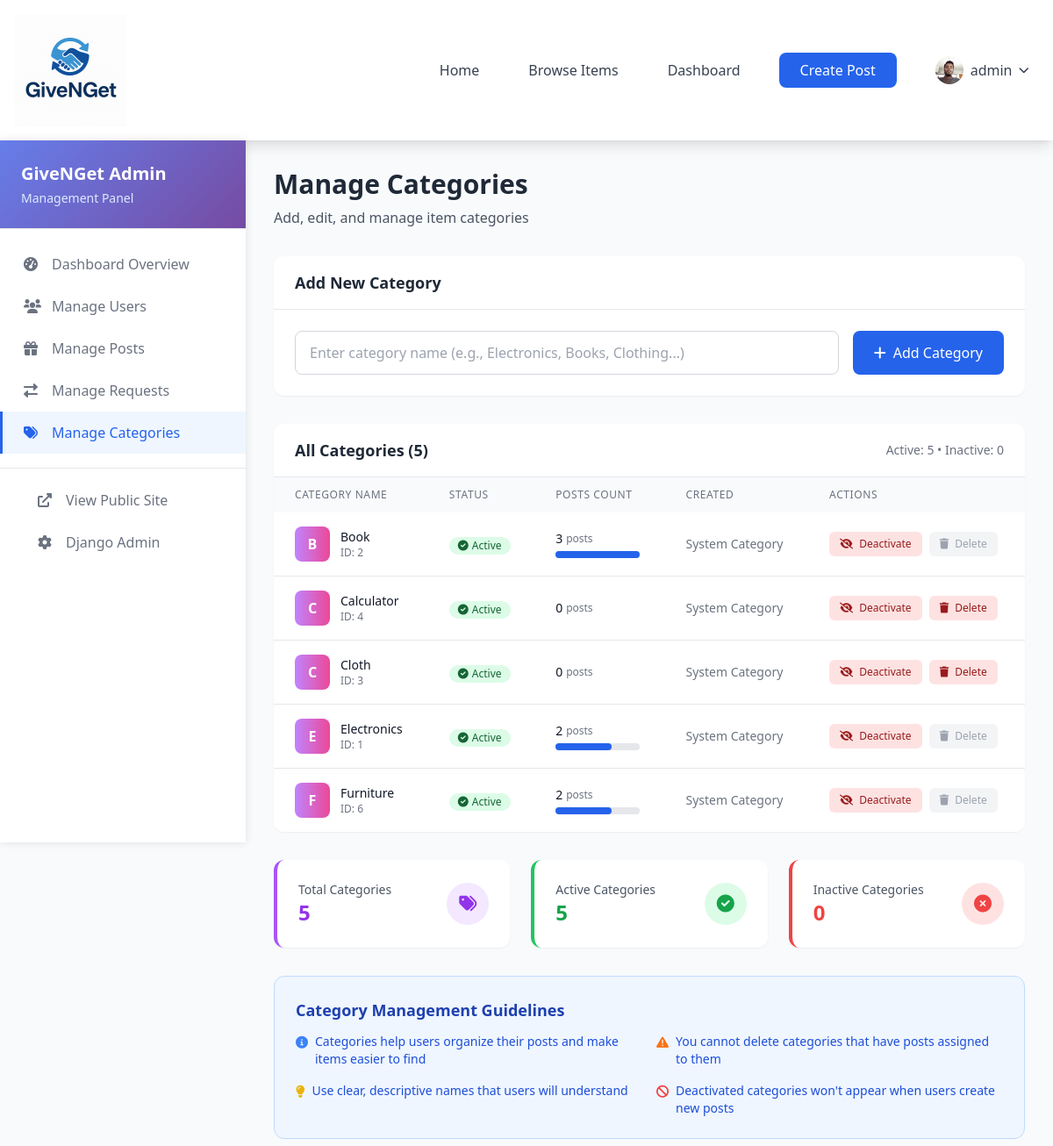
The page /dashboard/?section=categories (signed in, upper part) on the database as committed earlier.
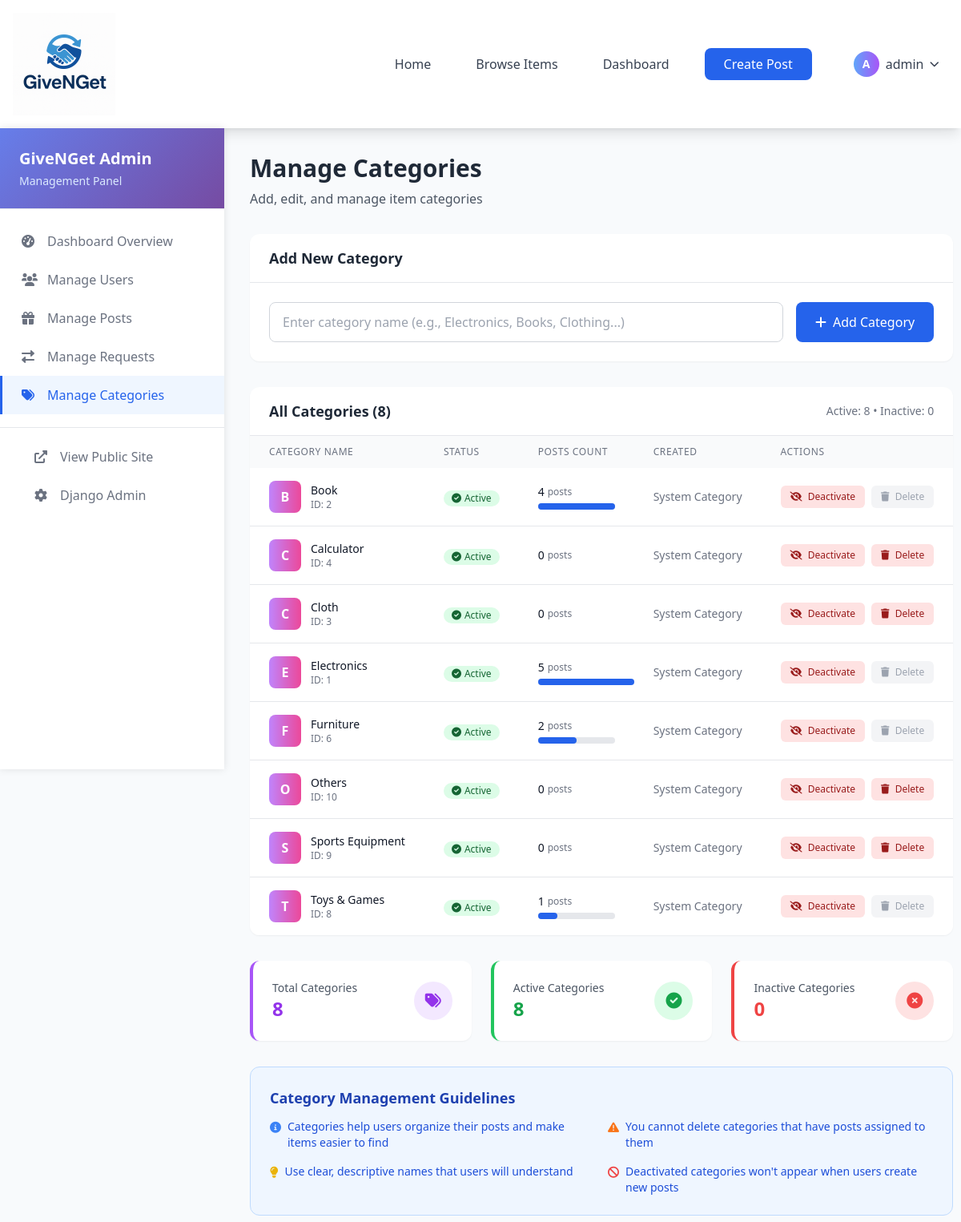
The same page on the database as committed later.
### users/models.py (models this page shows, shortened)
class User(AbstractUser):
    username = None
    STATUS_CHOICES = [
        ('active', 'Active'),
        ('inactive', 'Inactive'),
        ('suspended', 'Suspended'),
    ]
    name = models.CharField(max_length=150)
    email = models.EmailField(unique=True)
    phone = models.CharField(
        max_length=15,
        blank=True,
        null=True,
        validators=[RegexValidator(
            regex=r'^(?:\+?88)?01[3-9]\d{8}$',
            message="Enter a valid Bangladeshi phone number"
        )]
    )
    status = models.CharField(max_length=10, choices=STATUS_CHOICES, default='active')
    profile_photo = models.ImageField(upload_to='profile_photos/', null=True, blank=True)
    address = models.TextField(blank=True)
    total_donations = models.PositiveIntegerField(default=0)
    completed_donations = models.PositiveIntegerField(default=0)  # Changed from completed_transactions
    completed_exchanges = models.PositiveIntegerField(default=0)  # New field for exchanges
    groups = models.ManyToManyField(
        'auth.Group',
        related_name='custom_user_groups',
        blank=True,
        help_text='The groups this user belongs to.'
    )
    user_permissions = models.ManyToManyField(
        'auth.Permission',
        related_name='custom_user_permissions',
        blank=True,
        help_text='Specific permissions for this user.'
    )
    USERNAME_FIELD = 'email'
    REQUIRED_FIELDS = ['name']
    objects = CustomUserManager()

### Upohar/models.py (models this page shows, shortened)
class Category(models.Model):
    name = models.CharField(max_length=100, unique=True)
    is_active = models.BooleanField(default=True)

### users/views.py (the view)
# urls.py: path('dashboard/', views.dashboard, name='dashboard'),
@login_required
def dashboard(request):
    user = request.user
    context = {'user': user}
    if user.is_active and (user.is_staff or user.is_superuser):
        return admin_dashboard(request)
    return user_dashboard(request)

### users/views.py (called while the page is built, shortened)
def get_admin_categories_data(request):
    categories = Category.objects.all().annotate(
        post_count=Count('upoharpost')
    ).order_by('name')
    active_count = categories.filter(is_active=True).count()
    inactive_count = categories.filter(is_active=False).count()
    return {
        'categories': categories,
        'active_count': active_count,
        'inactive_count': inactive_count,
    }

### users/templates/admin_dashboard.html (shortened to what this page needs)
{% extends 'base.html' %}
{% load admin_filters %}
{% load static %}
{% block extra_css %}
<link href="https://cdn.jsdelivr.net/npm/chart.js@3.9.1/dist/chart.min.css" rel="stylesheet">
{% endblock %}
{% block content %}
<div class="dashboard-container">
    <div class="sidebar">
        <div class="sidebar-header">
            <h2 class="text-xl font-bold">GiveNGet Admin</h2>
            <p class="text-blue-100 text-sm mt-1">Management Panel</p>
        </div>
        <div class="sidebar-menu">
            <a href="?section=overview" class="menu-item {% if active_section == 'overview' %}active{% endif %}">
                <i class="fas fa-tachometer-alt"></i>
                Dashboard Overview
            </a>
            <a href="?section=users" class="menu-item {% if active_section == 'users' %}active{% endif %}">
                <i class="fas fa-users"></i>
                Manage Users
            </a>
            <a href="?section=posts" class="menu-item {% if active_section == 'posts' %}active{% endif %}">
                <i class="fas fa-gift"></i>
                Manage Posts
            </a>
            <a href="?section=requests" class="menu-item {% if active_section == 'requests' %}active{% endif %}">
                <i class="fas fa-exchange-alt"></i>
                Manage Requests
            </a>
            <a href="?section=categories" class="menu-item {% if active_section == 'categories' %}active{% endif %}">
                <i class="fas fa-tags"></i>
                Manage Categories
            </a>
            <div class="px-4 py-3 mt-4 border-t">
                <a href="{% url 'post_list' %}" class="menu-item">
                    <i class="fas fa-external-link-alt"></i>
                    View Public Site
                </a>
                <a href="/admin/" class="menu-item">
                    <i class="fas fa-cog"></i>
                    Django Admin
                </a>
            </div>
        </div>
    </div>
    <div class="main-content">
        <div id="categories-section" class="content-section {% if active_section == 'categories' %}active{% endif %}">
            {% include 'admin_sections/categories.html' %}
        </div>
    </div>
</div>
{% endblock %}

### Upohar/templates/base.html (shortened to what the changed rows need)
{% load static %}
<!DOCTYPE html>
<html lang="en">
<head>
    <link rel="preload" href="https://cdnjs.cloudflare.com/ajax/libs/font-awesome/6.0.0/css/all.min.css" as="style" onload="this.onload=null;this.rel='stylesheet'">
    <script src="https://cdn.tailwindcss.com"></script>
    <link rel="stylesheet" href="https://cdnjs.cloudflare.com/ajax/libs/font-awesome/6.0.0/css/all.min.css">
    {% block extra_css %}{% endblock %}
</head>
<body class="bg-gray-50">
    <nav class="bg-white shadow-lg sticky top-0 z-50 transition-all duration-300" aria-label="Main navigation">
        <div class="max-w-7xl mx-auto px-4">
            <div class="flex justify-between items-center py-4">
                <div class="hidden md:flex items-center space-x-8">
                    {% if user.is_authenticated %}
                        <a href="{% url 'dashboard' %}"
                           class="text-gray-700 hover:text-blue-600 font-medium transition duration-300 focus:outline-none focus:text-blue-600 rounded-lg px-3 py-2">
                            Dashboard
                        </a>
                        <a href="{% url 'create_post' %}"
                           class="bg-blue-600 hover:bg-blue-700 text-white px-6 py-2 rounded-lg font-medium transition duration-300 focus:outline-none focus:ring-2 focus:ring-blue-500 focus:ring-offset-2">
                            Create Post
                        </a>
                        <div class="relative group" x-data="{ open: false }">
                            <button class="flex items-center space-x-2 text-gray-700 hover:text-blue-600 font-medium transition duration-300 focus:outline-none focus:text-blue-600 rounded-lg px-3 py-2"
                                    @click="open = !open"
                                    aria-expanded="false"
                                    aria-haspopup="true"
                                    :aria-expanded="open.toString()">
                                {% if user.profile_photo %}
                                    <img src="{{ user.profile_photo.url }}"
                                         alt="{{ user.name }}'s profile photo"
                                         class="w-8 h-8 rounded-full object-cover"
                                         onerror="this.style.display='none'; this.nextElementSibling.style.display='flex';">
                                {% endif %}
                                <div class="w-8 h-8 bg-gradient-to-r from-blue-400 to-purple-500 rounded-full flex items-center justify-center text-white text-sm font-semibold {% if user.profile_photo %}hidden{% endif %}">
                                    {{ user.name|first|upper }}
                                </div>
                                <span>{{ user.name }}</span>
                                <i class="fas fa-chevron-down text-xs transition-transform duration-300" :class="{'rotate-180': open}"></i>
                            </button>
                        </div>
                    {% endif %}
                </div>
            </div>
        </div>
    </nav>
    <main id="main-content">
        {% block content %}{% endblock %}
    </main>
</body>
</html>

### users/templates/admin_sections/categories.html (shortened to what the changed rows need)
<div class="mb-8">
    <h1 class="text-3xl font-bold text-gray-800">Manage Categories</h1>
</div>
<div class="bg-white rounded-xl shadow-sm overflow-hidden mb-8">
    <div class="px-6 py-4 border-b border-gray-200">
        <h2 class="text-lg font-semibold text-gray-800">Add New Category</h2>
    </div>
</div>
<div class="bg-white rounded-xl shadow-sm overflow-hidden">
    <div class="px-6 py-4 border-b border-gray-200">
        <div class="flex justify-between items-center">
            <h2 class="text-lg font-semibold text-gray-800">All Categories ({{ categories.count }})</h2>
            <div class="text-sm text-gray-500">
                Active: {{ active_count }} • Inactive: {{ inactive_count }}
            </div>
        </div>
    </div>
    <div class="overflow-x-auto">
        <table class="w-full">
            <thead class="bg-gray-50">
                <tr>
                    <th class="px-6 py-3 text-left text-xs font-medium text-gray-500 uppercase tracking-wider">Category Name</th>
                    <th class="px-6 py-3 text-left text-xs font-medium text-gray-500 uppercase tracking-wider">Status</th>
                    <th class="px-6 py-3 text-left text-xs font-medium text-gray-500 uppercase tracking-wider">Posts Count</th>
                    <th class="px-6 py-3 text-left text-xs font-medium text-gray-500 uppercase tracking-wider">Created</th>
                    <th class="px-6 py-3 text-left text-xs font-medium text-gray-500 uppercase tracking-wider">Actions</th>
                </tr>
            </thead>
            <tbody class="bg-white divide-y divide-gray-200">
                {% for category in categories %}
                <tr class="hover:bg-gray-50">
                    <td class="px-6 py-4 whitespace-nowrap">
                        <div class="flex items-center">
                            <div class="w-10 h-10 bg-gradient-to-r from-purple-400 to-pink-500 rounded-lg flex items-center justify-center text-white font-semibold mr-3">
                                {{ category.name|first|upper }}
                            </div>
                            <div>
                                <div class="text-sm font-medium text-gray-900">{{ category.name }}</div>
                                <div class="text-xs text-gray-500">ID: {{ category.id }}</div>
                            </div>
                        </div>
                    </td>
                    <td class="px-6 py-4 whitespace-nowrap">
                        <span class="inline-flex items-center px-2.5 py-0.5 rounded-full text-xs font-medium
                            {% if category.is_active %}bg-green-100 text-green-800{% else %}bg-red-100 text-red-800{% endif %}">
                            <i class="fas {% if category.is_active %}fa-check-circle{% else %}fa-times-circle{% endif %} mr-1"></i>
                            {{ category.is_active|yesno:"Active,Inactive" }}
                        </span>
                    </td>
                    <td class="px-6 py-4 whitespace-nowrap">
                        <div class="flex items-center">
                            <span class="text-sm font-medium text-gray-900">{{ category.post_count }}</span>
                            <span class="text-xs text-gray-500 ml-1">posts</span>
                        </div>
                        {% if category.post_count > 0 %}
                        <div class="w-24 bg-gray-200 rounded-full h-2 mt-1">
                            <div class="bg-blue-600 h-2 rounded-full"
                                 style="width: {% widthratio category.post_count categories.0.post_count 100 %}%"></div>
                        </div>
                        {% endif %}
                    </td>
                    <td class="px-6 py-4 whitespace-nowrap text-sm text-gray-500">
                        System Category
                    </td>
                    <td class="px-6 py-4 whitespace-nowrap text-sm font-medium">
                        <div class="flex space-x-2">
                            <form method="post" class="inline">
                                <button type="submit"
                                        name="toggle_category"
                                        class="action-btn {% if category.is_active %}btn-delete{% else %}btn-activate{% endif %}"
                                        title="{% if category.is_active %}Deactivate Category{% else %}Activate Category{% endif %}">
                                    <i class="fas {% if category.is_active %}fa-eye-slash{% else %}fa-eye{% endif %} mr-1"></i>
                                    {{ category.is_active|yesno:"Deactivate,Activate" }}
                                </button>
                            </form>
                            {% if category.post_count == 0 %}
                            <form method="post"
                                  data-confirm="Are you sure you want to delete the category '{{ category.name }}'? This action cannot be undone.">
                                <button type="submit"
                                        name="delete_category"
                                        class="action-btn btn-delete"
                                        title="Delete Category">
                                    <i class="fas fa-trash mr-1"></i>
                                    Delete
                                </button>
                            </form>
                            {% else %}
                            <button class="action-btn bg-gray-100 text-gray-400 cursor-not-allowed"
                                    title="Cannot delete category with posts"
                                    disabled>
                                <i class="fas fa-trash mr-1"></i>
                                Delete
                            </button>
                            {% endif %}
                        </div>
                    </td>
                </tr>
                {% endfor %}
            </tbody>
        </table>
    </div>
</div>
<div class="mt-8 grid grid-cols-1 md:grid-cols-3 gap-6">
    <div class="bg-white rounded-xl p-6 shadow-sm border-l-4 border-purple-500">
        <div class="flex items-center justify-between">
            <div>
                <p class="text-sm font-medium text-gray-600">Total Categories</p>
                <p class="text-2xl font-bold text-purple-600">{{ categories.count }}</p>
            </div>
        </div>
    </div>
    <div class="bg-white rounded-xl p-6 shadow-sm border-l-4 border-green-500">
        <div class="flex items-center justify-between">
            <div>
                <p class="text-sm font-medium text-gray-600">Active Categories</p>
                <p class="text-2xl font-bold text-green-600">{{ active_count }}</p>
            </div>
        </div>
    </div>
</div>

Rows that differ between the two databases and show on the page:
changed User "admin": name|first (not shown) → "A"; profile_photo: picture removed
computed for Category "Book": post_count "3" → "4"
computed for Category "Electronics": post_count "2" → "5"
added Category: name|first "O", name "Others", id "10", is_active "Active", post_count "0", is_active "Deactivate"
added Category: name|first "S", name "Sports Equipment", id "9", is_active "Active", post_count "0", is_active "Deactivate"
added Category: name|first "T", name "Toys & Games", id "8", is_active "Active", post_count "1", is_active "Deactivate", shows "Delete"
Other text that changed with them:
{{ categories.count }}: "5" → "8"
{{ active_count }}: "5" → "8"
